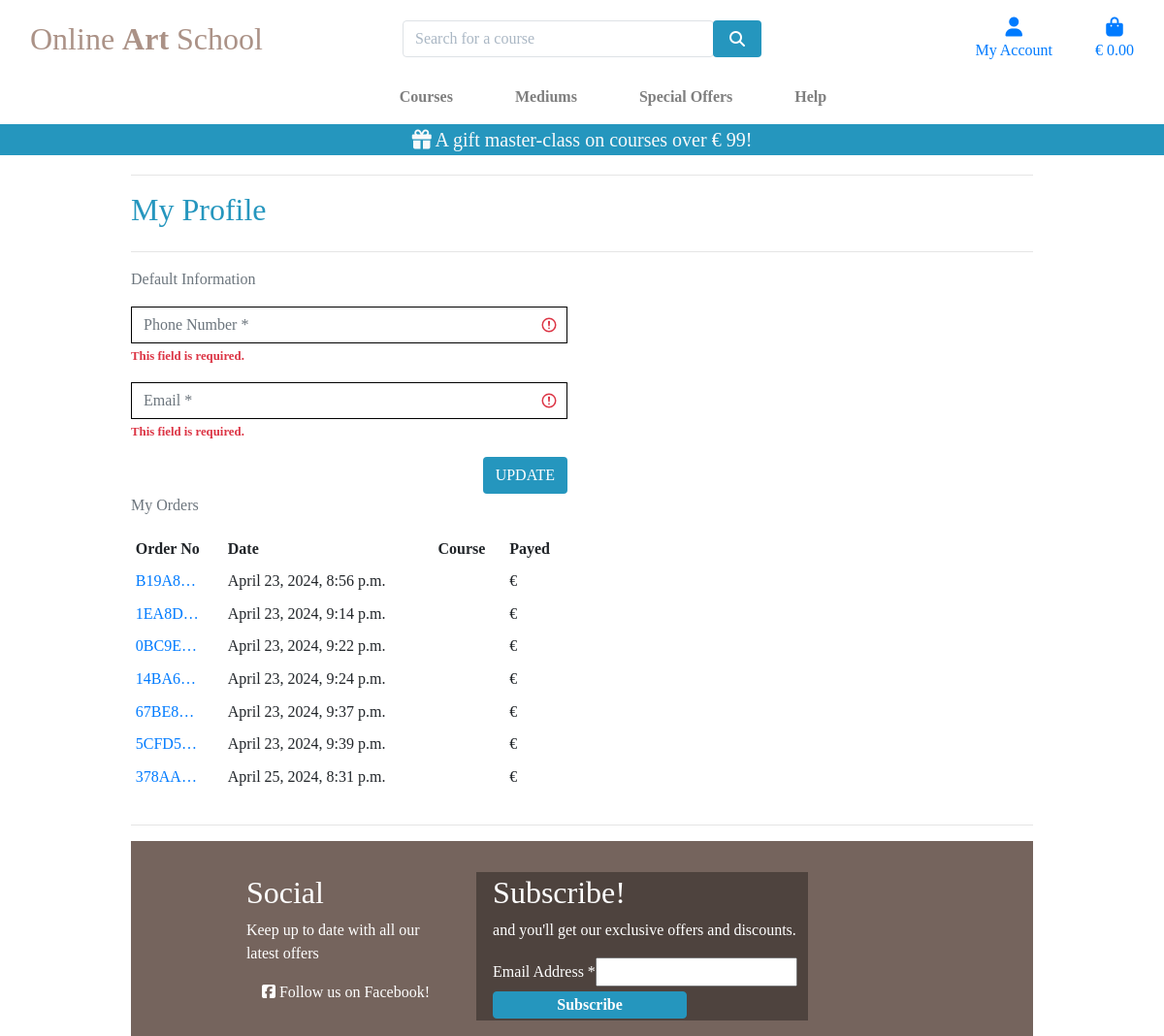
Page /profile/ (signed in) on the committed database.
### profiles/models.py (models this page shows, shortened)
class UserProfile(models.Model):
    user = models.OneToOneField(User, on_delete=models.CASCADE)
    default_phone_number = models.CharField(max_length=20, null=False, blank=False)
    default_email = models.EmailField(max_length=254, null=False, blank=False)

### checkout/models.py (models this page shows, shortened)
class Order(models.Model):
    order_number = models.CharField(max_length=32, null=False, editable=False)
    user_profile = models.ForeignKey(UserProfile, on_delete=models.SET_NULL,
                                     null=True, blank=True, related_name='orders')
    full_name = models.CharField(max_length=50, null=False, blank=False)
    email = models.EmailField(max_length=254, null=False, blank=False)
    phone_number = models.CharField(max_length=20, null=False, blank=False)
    date = models.DateTimeField(auto_now_add=True)
    order_total = models.DecimalField(max_digits=10, decimal_places=2, null=False, default=0)
    original_bag = models.TextField(null=False, blank=False, default='')
    stripe_pid = models.CharField(max_length=254, null=False, blank=False, default='')

### profiles/views.py (the view)
# urls.py: path('', views.profile, name='profile'),
def profile(request):
    profile = get_object_or_404(UserProfile, user=request.user)
    if request.method == 'POST':
        form = UserProfileForm(request.POST, instance=profile)
        if form.is_valid():
            form.save()
            messages.success(request, 'Profile updated successfully')
        else:
            messages.error(request, 'Update failed. Please check the form filled in correctly')
    else:
        form = UserProfileForm(request.POST, instance=profile)
    orders = profile.orders.all()
    wishlist_items = Wishlist.objects.filter(user=request.user)
    template = 'profiles/profile.html'
    context = {
        'form': form,
        'orders': orders,
        'wishlist_items': wishlist_items,
        'on_profile_page': True
    }
    return render(request, template, context)

### profiles/forms.py
class UserProfileForm(forms.ModelForm):
    class Meta:
        model = UserProfile
        exclude = ('user',)
    def __init__(self, *args, **kwargs):
        super().__init__(*args, **kwargs)
        placeholders = {
            'default_email': 'Email',
            'default_phone_number': 'Phone Number',
        }
        self.fields['default_phone_number'].widget.attrs['autofocus'] = True
        for field in self.fields:
            if self.fields[field].required:
                placeholder = f'{placeholders[field]} *'
            else:
                placeholder = placeholders[field]
            self.fields[field].widget.attrs['placeholder'] = placeholder
            self.fields[field].widget.attrs['class'] = 'border-black rounded-0 profile-form-input'
            self.fields[field].label = False

### bag/contexts.py (called while the page is built, shortened)
def bag_contents(request):
    bag_items = []
    total = 0
    course_count = 0
    free_mc = False
    bag = request.session.get('bag', {})
    if total < settings.FREE_MC_THRESHOLD:
        free_mc_delta = settings.FREE_MC_THRESHOLD - total
    else:
        free_mc = get_object_or_404(Course, pk=1)
        free_mc.price = 0
        free_mc_delta = 0
    context = {
        'bag_items': bag_items,
        'total': total,
        'course_count': course_count,
        'free_mc_threshold': settings.FREE_MC_THRESHOLD,
        'free_mc_delta': free_mc_delta,
        'free_mc': free_mc,
    }
    return context

### profiles/templates/profiles/profile.html (shortened to what this page needs)
{% extends "base.html" %}
{% load static %}
{% block extra_css %}
    <link rel="stylesheet" href="{% static 'profiles/css/profile.css' %}">
{% endblock %}
{% block page_header %}
    <div class="container header-container">
    </div>
{% endblock %}
{% block content %}
    <div class="overlay"></div>
    <div class="container">
        <div class="row">
            <div class="col">
                <hr>
                <h2 class="logo-font mb-4">My Profile</h2>
                <hr>
            </div>
        </div>
        <div class="row">
            <div class="col-12 col-lg-6">
                <p class="text-muted">Default Information</p>
                <form class="mt-3" action="{% url 'profile' %}" method="POST" id="profile-update-form">
                    {{ form|crispy }}
                    <button class="btn btn-blue rounded text-uppercase float-right">Update</button>
                </form>
            </div>
        </div>
        <div class="row">
            <div class="col-12 col-lg-6">
                <p class="text-muted">My Orders</p>
                <div class="order-history table-responsive">
                    <table class="table table-sm table-borderless">
                        <thead>
                            <tr>
                                <th>Order No</th>
                                <th>Date</th>
                                <th>Course</th>
                                <th>Payed</th>
                            </tr>
                        </thead>
                        <tbody>
                            {% for order in orders %}
                                <tr>
                                    <td>
                                        <a href="{% url 'order_history' order.order_number %}"
                                        title="{{ order.order_number }}">
                                            {{ order.order_number|truncatechars:6 }}
                                        </a>
                                    </td>
                                    <td>{{ order.date }}</td>
                                    <td>
                                    </td>
                                    <td>€{{ order.total }}</td>
                                </tr>
                            {% endfor %}
                        </tbody>
                    </table>
                </div>
            </div>
        </div>
        <hr>
{% endblock %}

### static/css/base.css (style rules this page uses)
html { height: 100%; }
body { background: url('/media/elena-mozhvilo-xw8DfYBaNbQ-unsplash.jpg') no-repeat center center fixed; background-size: cover; height: calc(100vh - 164px); color: #2596be; font-family: 'Georgia'; }
.btn-blue { background: #2596be !important; color: white !important; }
.border-black { border: 1px solid black !important; }
.overlay { height: 100%; width: 100%; top: 0; left: 0; position: fixed; background: white; z-index: -1; }
@media (min-width: 1200px) { .container { max-width: 80%; } }
@media (min-width: 992px) { .header-container { padding-top: 164px; } }

### profiles/static/profiles/css/profile.css (style rules this page uses)
.order-history { max-height: 416px; overflow-y: auto; }

### rows in the picture
Order: order_number "B19A8…", date "April 23, 2024, 8:56 p.m."
Order: order_number "1EA8D…", date "April 23, 2024, 9:14 p.m."
Order: order_number "0BC9E…", date "April 23, 2024, 9:22 p.m."
Order: order_number "14BA6…", date "April 23, 2024, 9:24 p.m."
Order: order_number "67BE8…", date "April 23, 2024, 9:37 p.m."
Order: order_number "5CFD5…", date "April 23, 2024, 9:39 p.m."
Order: order_number "378AA…", date "April 25, 2024, 8:31 p.m."

### other values in the picture
{{ free_mc_threshold }} "99"
